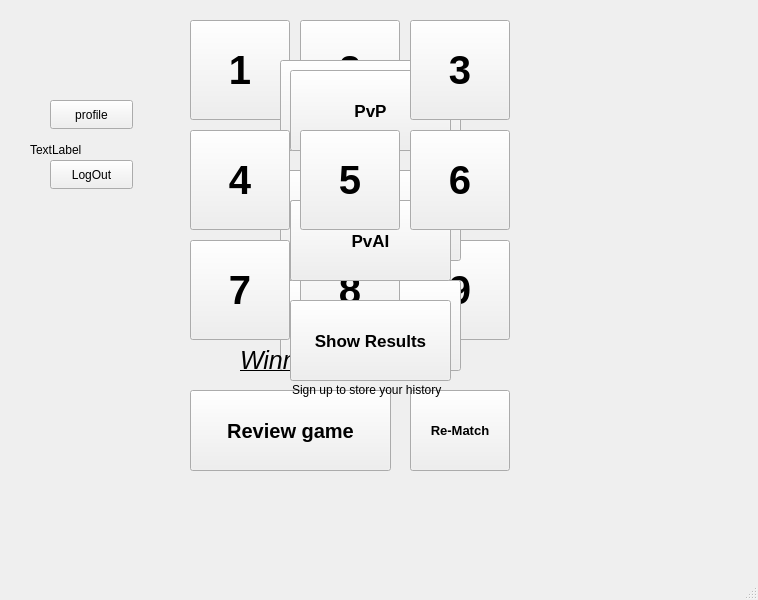
<?xml version="1.0" encoding="UTF-8"?>
<ui version="4.0">
 <class>MainWindow</class>
 <widget class="QMainWindow" name="MainWindow">
  <property name="geometry">
   <rect>
    <x>0</x>
    <y>0</y>
    <width>758</width>
    <height>600</height>
   </rect>
  </property>
  <property name="windowTitle">
   <string>MainWindow</string>
  </property>
  <widget class="QWidget" name="centralwidget">
   <widget class="QStackedWidget" name="stackedWidget">
    <property name="geometry">
     <rect>
      <x>10</x>
      <y>-20</y>
      <width>751</width>
      <height>511</height>
     </rect>
    </property>
    <property name="currentIndex">
     <number>2</number>
    </property>
    <widget class="QWidget" name="page_0"/>
    <widget class="QWidget" name="page_1"/>
    <widget class="QWidget" name="page_2">
     <widget class="QPushButton" name="grid8">
      <property name="enabled">
       <bool>true</bool>
      </property>
      <property name="geometry">
       <rect>
        <x>400</x>
        <y>260</y>
        <width>100</width>
        <height>100</height>
       </rect>
      </property>
      <property name="font">
       <font>
        <pointsize>30</pointsize>
        <bold>true</bold>
       </font>
      </property>
      <property name="text">
       <string>9</string>
      </property>
      <property name="autoDefault">
       <bool>false</bool>
      </property>
      <property name="default">
       <bool>false</bool>
      </property>
      <property name="flat">
       <bool>false</bool>
      </property>
     </widget>
     <widget class="QPushButton" name="PvAI_Button_hard">
      <property name="enabled">
       <bool>true</bool>
      </property>
      <property name="geometry">
       <rect>
        <x>270</x>
        <y>300</y>
        <width>181</width>
        <height>91</height>
       </rect>
      </property>
      <property name="font">
       <font>
        <pointsize>13</pointsize>
        <bold>true</bold>
       </font>
      </property>
      <property name="text">
       <string>Hard</string>
      </property>
     </widget>
     <widget class="QPushButton" name="rematch">
      <property name="enabled">
       <bool>true</bool>
      </property>
      <property name="geometry">
       <rect>
        <x>400</x>
        <y>410</y>
        <width>100</width>
        <height>81</height>
       </rect>
      </property>
      <property name="font">
       <font>
        <pointsize>10</pointsize>
        <bold>true</bold>
       </font>
      </property>
      <property name="text">
       <string>Re-Match</string>
      </property>
      <property name="autoDefault">
       <bool>false</bool>
      </property>
      <property name="default">
       <bool>false</bool>
      </property>
      <property name="flat">
       <bool>false</bool>
      </property>
     </widget>
     <widget class="QPushButton" name="grid1">
      <property name="enabled">
       <bool>true</bool>
      </property>
      <property name="geometry">
       <rect>
        <x>290</x>
        <y>40</y>
        <width>100</width>
        <height>100</height>
       </rect>
      </property>
      <property name="font">
       <font>
        <pointsize>30</pointsize>
        <bold>true</bold>
       </font>
      </property>
      <property name="text">
       <string>2</string>
      </property>
      <property name="autoDefault">
       <bool>false</bool>
      </property>
      <property name="default">
       <bool>false</bool>
      </property>
      <property name="flat">
       <bool>false</bool>
      </property>
     </widget>
     <widget class="QPushButton" name="normal_Button">
      <property name="enabled">
       <bool>true</bool>
      </property>
      <property name="geometry">
       <rect>
        <x>280</x>
        <y>90</y>
        <width>161</width>
        <height>81</height>
       </rect>
      </property>
      <property name="font">
       <font>
        <pointsize>20</pointsize>
        <bold>true</bold>
       </font>
      </property>
      <property name="text">
       <string>Normal</string>
      </property>
      <property name="autoDefault">
       <bool>false</bool>
      </property>
      <property name="default">
       <bool>false</bool>
      </property>
      <property name="flat">
       <bool>false</bool>
      </property>
     </widget>
     <widget class="QPushButton" name="grid0">
      <property name="enabled">
       <bool>true</bool>
      </property>
      <property name="geometry">
       <rect>
        <x>180</x>
        <y>40</y>
        <width>100</width>
        <height>100</height>
       </rect>
      </property>
      <property name="font">
       <font>
        <pointsize>30</pointsize>
        <bold>true</bold>
        <underline>false</underline>
       </font>
      </property>
      <property name="autoFillBackground">
       <bool>false</bool>
      </property>
      <property name="text">
       <string>1</string>
      </property>
      <property name="checkable">
       <bool>false</bool>
      </property>
      <property name="autoDefault">
       <bool>false</bool>
      </property>
      <property name="default">
       <bool>false</bool>
      </property>
      <property name="flat">
       <bool>false</bool>
      </property>
     </widget>
     <widget class="QPushButton" name="showHistory">
      <property name="enabled">
       <bool>true</bool>
      </property>
      <property name="geometry">
       <rect>
        <x>180</x>
        <y>410</y>
        <width>201</width>
        <height>81</height>
       </rect>
      </property>
      <property name="font">
       <font>
        <pointsize>15</pointsize>
        <bold>true</bold>
       </font>
      </property>
      <property name="text">
       <string>Review game</string>
      </property>
     </widget>
     <widget class="QPushButton" name="PvAI_Button_Normal">
      <property name="enabled">
       <bool>true</bool>
      </property>
      <property name="geometry">
       <rect>
        <x>270</x>
        <y>190</y>
        <width>181</width>
        <height>91</height>
       </rect>
      </property>
      <property name="font">
       <font>
        <pointsize>13</pointsize>
        <bold>true</bold>
       </font>
      </property>
      <property name="text">
       <string>Normal</string>
      </property>
     </widget>
     <widget class="QPushButton" name="PvAI_Button_easy">
      <property name="enabled">
       <bool>true</bool>
      </property>
      <property name="geometry">
       <rect>
        <x>270</x>
        <y>80</y>
        <width>181</width>
        <height>91</height>
       </rect>
      </property>
      <property name="font">
       <font>
        <pointsize>13</pointsize>
        <bold>true</bold>
       </font>
      </property>
      <property name="text">
       <string>Easy</string>
      </property>
     </widget>
     <widget class="QPushButton" name="grid6">
      <property name="enabled">
       <bool>true</bool>
      </property>
      <property name="geometry">
       <rect>
        <x>180</x>
        <y>260</y>
        <width>100</width>
        <height>100</height>
       </rect>
      </property>
      <property name="font">
       <font>
        <pointsize>30</pointsize>
        <bold>true</bold>
       </font>
      </property>
      <property name="text">
       <string>7</string>
      </property>
      <property name="autoDefault">
       <bool>false</bool>
      </property>
      <property name="default">
       <bool>false</bool>
      </property>
      <property name="flat">
       <bool>false</bool>
      </property>
     </widget>
     <widget class="QPushButton" name="PvP_Button">
      <property name="enabled">
       <bool>true</bool>
      </property>
      <property name="geometry">
       <rect>
        <x>280</x>
        <y>90</y>
        <width>161</width>
        <height>81</height>
       </rect>
      </property>
      <property name="font">
       <font>
        <pointsize>13</pointsize>
        <bold>true</bold>
       </font>
      </property>
      <property name="text">
       <string>PvP</string>
      </property>
      <property name="autoDefault">
       <bool>false</bool>
      </property>
      <property name="default">
       <bool>false</bool>
      </property>
      <property name="flat">
       <bool>false</bool>
      </property>
     </widget>
     <widget class="QPushButton" name="grid7">
      <property name="enabled">
       <bool>true</bool>
      </property>
      <property name="geometry">
       <rect>
        <x>290</x>
        <y>260</y>
        <width>100</width>
        <height>100</height>
       </rect>
      </property>
      <property name="font">
       <font>
        <pointsize>30</pointsize>
        <bold>true</bold>
       </font>
      </property>
      <property name="text">
       <string>8</string>
      </property>
      <property name="autoDefault">
       <bool>false</bool>
      </property>
      <property name="default">
       <bool>false</bool>
      </property>
      <property name="flat">
       <bool>false</bool>
      </property>
     </widget>
     <widget class="QPushButton" name="infinite_Button">
      <property name="enabled">
       <bool>true</bool>
      </property>
      <property name="geometry">
       <rect>
        <x>280</x>
        <y>220</y>
        <width>161</width>
        <height>81</height>
       </rect>
      </property>
      <property name="font">
       <font>
        <pointsize>20</pointsize>
        <bold>true</bold>
       </font>
      </property>
      <property name="text">
       <string>Infinite</string>
      </property>
     </widget>
     <widget class="QPushButton" name="PvAI_Button">
      <property name="enabled">
       <bool>true</bool>
      </property>
      <property name="geometry">
       <rect>
        <x>280</x>
        <y>220</y>
        <width>161</width>
        <height>81</height>
       </rect>
      </property>
      <property name="font">
       <font>
        <pointsize>13</pointsize>
        <bold>true</bold>
       </font>
      </property>
      <property name="text">
       <string>PvAI</string>
      </property>
     </widget>
     <widget class="QPushButton" name="grid3">
      <property name="enabled">
       <bool>true</bool>
      </property>
      <property name="geometry">
       <rect>
        <x>180</x>
        <y>150</y>
        <width>100</width>
        <height>100</height>
       </rect>
      </property>
      <property name="font">
       <font>
        <pointsize>30</pointsize>
        <bold>true</bold>
       </font>
      </property>
      <property name="text">
       <string>4</string>
      </property>
      <property name="autoDefault">
       <bool>false</bool>
      </property>
      <property name="default">
       <bool>false</bool>
      </property>
      <property name="flat">
       <bool>false</bool>
      </property>
     </widget>
     <widget class="QPushButton" name="grid4">
      <property name="enabled">
       <bool>true</bool>
      </property>
      <property name="geometry">
       <rect>
        <x>290</x>
        <y>150</y>
        <width>100</width>
        <height>100</height>
       </rect>
      </property>
      <property name="font">
       <font>
        <pointsize>30</pointsize>
        <bold>true</bold>
       </font>
      </property>
      <property name="text">
       <string>5</string>
      </property>
      <property name="autoDefault">
       <bool>false</bool>
      </property>
      <property name="default">
       <bool>false</bool>
      </property>
      <property name="flat">
       <bool>false</bool>
      </property>
     </widget>
     <widget class="QPushButton" name="grid2">
      <property name="enabled">
       <bool>true</bool>
      </property>
      <property name="geometry">
       <rect>
        <x>400</x>
        <y>40</y>
        <width>100</width>
        <height>100</height>
       </rect>
      </property>
      <property name="font">
       <font>
        <pointsize>30</pointsize>
        <bold>true</bold>
       </font>
      </property>
      <property name="text">
       <string>3</string>
      </property>
      <property name="autoDefault">
       <bool>false</bool>
      </property>
      <property name="default">
       <bool>false</bool>
      </property>
      <property name="flat">
       <bool>false</bool>
      </property>
     </widget>
     <widget class="QPushButton" name="grid5">
      <property name="enabled">
       <bool>true</bool>
      </property>
      <property name="geometry">
       <rect>
        <x>400</x>
        <y>150</y>
        <width>100</width>
        <height>100</height>
       </rect>
      </property>
      <property name="font">
       <font>
        <pointsize>30</pointsize>
        <bold>true</bold>
       </font>
      </property>
      <property name="text">
       <string>6</string>
      </property>
      <property name="autoDefault">
       <bool>false</bool>
      </property>
      <property name="default">
       <bool>false</bool>
      </property>
      <property name="flat">
       <bool>false</bool>
      </property>
     </widget>
     <widget class="QLabel" name="gameResut">
      <property name="geometry">
       <rect>
        <x>230</x>
        <y>330</y>
        <width>351</width>
        <height>101</height>
       </rect>
      </property>
      <property name="font">
       <font>
        <pointsize>19</pointsize>
        <italic>true</italic>
        <underline>true</underline>
        <strikeout>false</strikeout>
        <fontweight>Black</fontweight>
       </font>
      </property>
      <property name="text">
       <string>Winner Winner </string>
      </property>
     </widget>
     <widget class="QPushButton" name="ShowResults">
      <property name="enabled">
       <bool>true</bool>
      </property>
      <property name="geometry">
       <rect>
        <x>280</x>
        <y>320</y>
        <width>161</width>
        <height>81</height>
       </rect>
      </property>
      <property name="font">
       <font>
        <pointsize>13</pointsize>
        <bold>true</bold>
       </font>
      </property>
      <property name="text">
       <string>Show Results</string>
      </property>
     </widget>
     <widget class="QPushButton" name="LogOut_Button">
      <property name="geometry">
       <rect>
        <x>40</x>
        <y>180</y>
        <width>83</width>
        <height>29</height>
       </rect>
      </property>
      <property name="text">
       <string>LogOut</string>
      </property>
     </widget>
     <widget class="QPushButton" name="profile_button">
      <property name="geometry">
       <rect>
        <x>40</x>
        <y>120</y>
        <width>83</width>
        <height>29</height>
       </rect>
      </property>
      <property name="text">
       <string>profile</string>
      </property>
     </widget>
     <widget class="QLabel" name="NameInProfile">
      <property name="geometry">
       <rect>
        <x>20</x>
        <y>160</y>
        <width>161</width>
        <height>20</height>
       </rect>
      </property>
      <property name="text">
       <string>TextLabel</string>
      </property>
     </widget>
     <widget class="QLabel" name="nohistoryforyou">
      <property name="geometry">
       <rect>
        <x>282</x>
        <y>400</y>
        <width>201</width>
        <height>20</height>
       </rect>
      </property>
      <property name="text">
       <string>Sign up to store your history</string>
      </property>
     </widget>
    </widget>
    <widget class="QWidget" name="page_3">
     <widget class="QLabel" name="last10">
      <property name="geometry">
       <rect>
        <x>210</x>
        <y>30</y>
        <width>371</width>
        <height>91</height>
       </rect>
      </property>
      <property name="font">
       <font>
        <pointsize>22</pointsize>
        <italic>true</italic>
        <bold>true</bold>
       </font>
      </property>
      <property name="text">
       <string>LAST 10 GAME RESULTS</string>
      </property>
     </widget>
     <widget class="QTableWidget" name="tableWidget_history">
      <property name="geometry">
       <rect>
        <x>30</x>
        <y>110</y>
        <width>691</width>
        <height>391</height>
       </rect>
      </property>
     </widget>
    </widget>
   </widget>
  </widget>
  <widget class="QMenuBar" name="menubar">
   <property name="geometry">
    <rect>
     <x>0</x>
     <y>0</y>
     <width>758</width>
     <height>25</height>
    </rect>
   </property>
  </widget>
  <widget class="QStatusBar" name="statusbar"/>
 </widget>
 <resources/>
 <connections/>
</ui>
